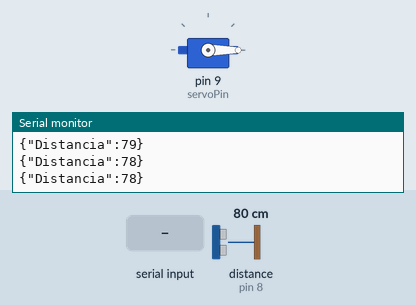
The sketch below on a simulated Arduino Uno, built with avr-gcc and run on an emulated ATmega328P. On the bench: servo, the last lines printed to the serial monitor. Wiring (inferred from the names in the program): ultrasonic range finder: trigger pin 7; echo pin 8. The inputs (shaded band) are chosen by the test bench; at power-on: distance to the obstacle (sensor on pin 8) 80 cm. The echo pulse lasts 58.3 µs per cm.

Above: at 1.2 s.
1.3 s: "90,45\n" received over Serial
At 2.7 s:
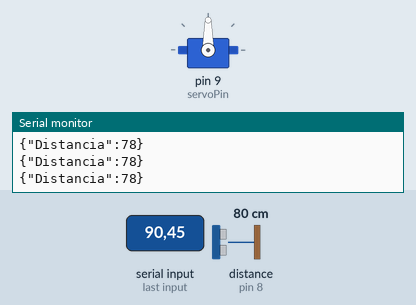
3.0 s: "30,150\n" received over Serial
At 3.4 s:
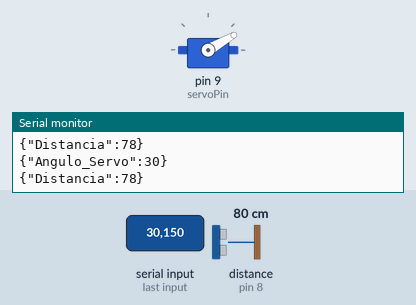
7.5 s: "0\n" received over Serial
At 8.7 s:
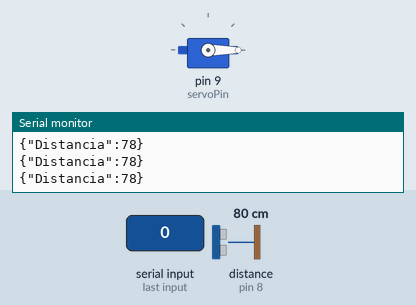
9.0 s: "90\n" received over Serial
At 9.6 s:
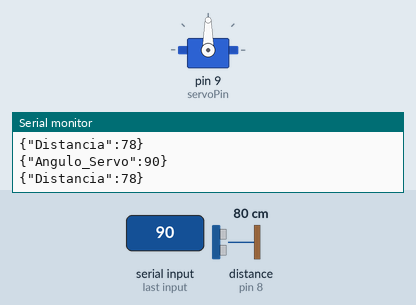
Timing chart, 0 to 11.5 s (numbered marks = the images above; inputs shaded):
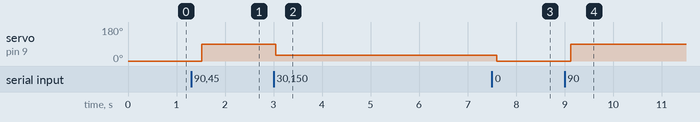

Measured:
- after the input at 1.3 s, servo on pin 9 (servoPin): 0° → 90° after 0.22 s
- after the input at 3.0 s, servo on pin 9 (servoPin): 90° → 30° at once
- after the input at 7.5 s, servo on pin 9 (servoPin): 30° → 0° after 0.10 s
- after the input at 9.0 s, servo on pin 9 (servoPin): 0° → 90° after 0.12 s

The sketch:

codigo.ino
```cpp
#include <ArduinoJson.h>
#include <Servo.h>  // Biblioteca para o Servo

#define trigger 7
#define echo 8
#define servoPin 9  // Pino do Servo

Servo meuServo;  // Criando o objeto Servo
int angulo = 0;  // Variável para armazenar o ângulo recebido
int dist = 0;

void setup() {
  Serial.begin(9600);
  pinMode(trigger, OUTPUT);
  pinMode(echo, INPUT);
  meuServo.attach(servoPin); // Ligando o servo no pino 9
  meuServo.write(0); // Inicia o servo em 0 graus
}

void loop() {
  // ✅ Medindo a distância
  digitalWrite(trigger, LOW);
  delayMicroseconds(2);
  digitalWrite(trigger, HIGH);
  delayMicroseconds(10);
  digitalWrite(trigger, LOW);

  long duration = pulseIn(echo, HIGH, 30000); // Timeout de 30ms
  if (duration == 0) {
    dist = -1;  // Sem eco recebido
  } else {
    dist = duration * 0.034 / 2; // Converter tempo para distância
  }
  // ✅ Verifica se há dados disponíveis na serial
  if (Serial.available() > 0) {
    String comando = Serial.readStringUntil('\n'); // Lê até o fim da linha
    angulo = comando.toInt(); // Converte para número inteiro

    // ✅ Verifica se o valor está dentro do intervalo permitido (0 a 180 graus)
    if (angulo >= 0 && angulo <= 180) {
      meuServo.write(angulo); // Move o servo para o ângulo desejado

      // ✅ Envia JSON com o novo ângulo
      StaticJsonDocument<100> json;
      json["Angulo_Servo"] = angulo;

      serializeJson(json, Serial);
      Serial.print("\n"); // Nova linha para o Node-RED interpretar corretamente
    }
  }


  // ✅ Enviar JSON via Serial
  StaticJsonDocument<100> json;
  json["Distancia"] = dist;

  serializeJson(json, Serial);
  Serial.print("\n");  // Garantir que o JSON fique correto

  delay(500); // Pequeno delay para evitar leituras muito rápidas
}
```
